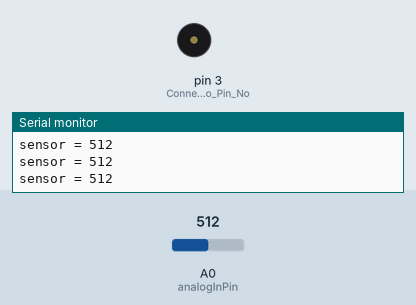
This sketch was run on a simulated Arduino Nano, built with avr-gcc and run on an emulated ATmega328P. Shown: buzzer (waves = sounding, pin HIGH), the last lines printed to the serial monitor. The inputs (shaded band) are chosen by the test bench; at power-on: A0 (analogInPin) = 512.

Above: at 1.2 s.
1.3 s: A0 (analogInPin) set to 411
4.3 s: A0 (analogInPin) set to 390
At 5.0 s:
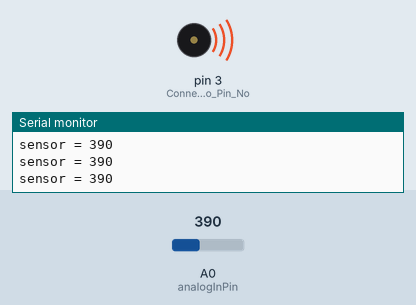
5.8 s: A0 (analogInPin) set to 410
At 6.2 s:
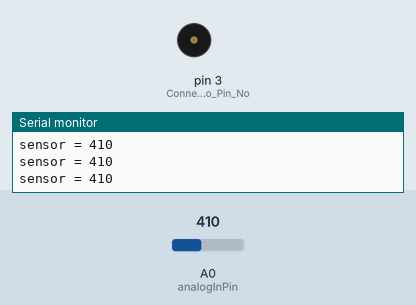
7.3 s: A0 (analogInPin) set to 306
At 8.5 s:
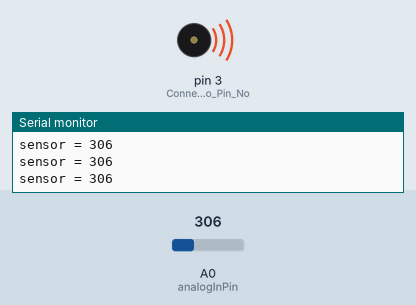
Timing chart, 0 to 9.8 s (numbered marks = the images above; inputs shaded):
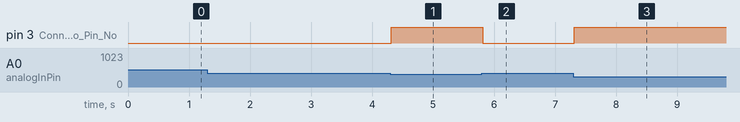

The sketch:

Arduino_Nano_LDR_Security_System.ino
```cpp
/*
 *  Author : Nasir Ali
 *  Arduino NANO & LDR based Security System
*/


const int analogInPin = A0;  // Analog input pin that should be connected to LDR
int sensorValue=0;
void setup() {
  // initialize serial communications at 9600 bps:
  Serial.begin(9600);
  pinMode(3, OUTPUT); // Connect Buzzer to Pin No 3
}

void loop() {
  // LDR read the analog in value:
  sensorValue = analogRead(analogInPin);
  // print the results to the Serial Monitor:
  Serial.print("sensor = ");
  Serial.print(sensorValue);
  Serial.print("\n");
  // condition that if light threshold value is greater than 400 out of 1023 the buzzer should beep
  if(sensorValue < 400 ){
    digitalWrite(3, HIGH);
  }
  else {
    digitalWrite(3, LOW);
  }
  delay(2);
}
```

Measured:
- the behaviour switches between 400 and 399 on A0 (analogInPin) (found by bisection; images 0 and 1)
- after the input at 4.3 s, pin 3 (Connect_Buzzer_to_Pin_No): LOW → HIGH at once
- after the input at 5.8 s, pin 3 (Connect_Buzzer_to_Pin_No): HIGH → LOW at once
- after the input at 7.3 s, pin 3 (Connect_Buzzer_to_Pin_No): LOW → HIGH at once
